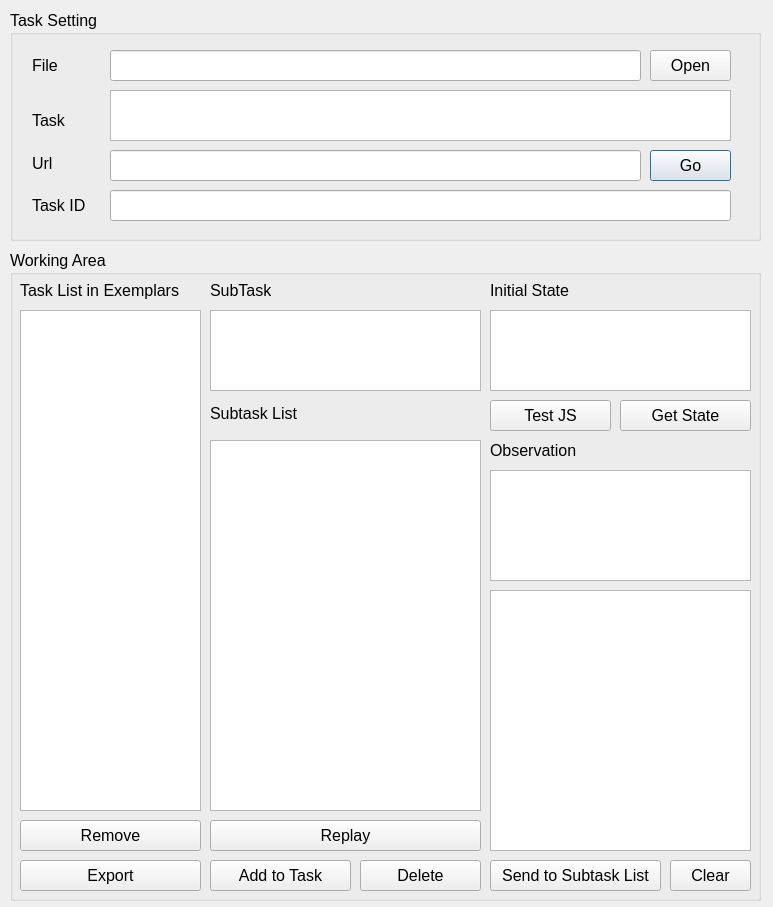
<?xml version="1.0" encoding="UTF-8"?>
<ui version="4.0">
 <class>Dialog</class>
 <widget class="QDialog" name="Dialog">
  <property name="geometry">
   <rect>
    <x>0</x>
    <y>0</y>
    <width>773</width>
    <height>907</height>
   </rect>
  </property>
  <property name="windowTitle">
   <string>Building Exemplars</string>
  </property>
  <widget class="QGroupBox" name="groupBox">
   <property name="geometry">
    <rect>
     <x>10</x>
     <y>10</y>
     <width>751</width>
     <height>231</height>
    </rect>
   </property>
   <property name="font">
    <font>
     <pointsize>12</pointsize>
    </font>
   </property>
   <property name="title">
    <string>Task Setting</string>
   </property>
   <widget class="QLabel" name="label">
    <property name="geometry">
     <rect>
      <x>22</x>
      <y>100</y>
      <width>61</width>
      <height>20</height>
     </rect>
    </property>
    <property name="text">
     <string>Task</string>
    </property>
   </widget>
   <widget class="QLabel" name="label_2">
    <property name="geometry">
     <rect>
      <x>22</x>
      <y>143</y>
      <width>61</width>
      <height>20</height>
     </rect>
    </property>
    <property name="text">
     <string>Url</string>
    </property>
   </widget>
   <widget class="QLineEdit" name="input_url">
    <property name="geometry">
     <rect>
      <x>100</x>
      <y>140</y>
      <width>531</width>
      <height>31</height>
     </rect>
    </property>
   </widget>
   <widget class="QLineEdit" name="input_task_id">
    <property name="geometry">
     <rect>
      <x>100</x>
      <y>180</y>
      <width>621</width>
      <height>31</height>
     </rect>
    </property>
   </widget>
   <widget class="QLabel" name="label_3">
    <property name="geometry">
     <rect>
      <x>22</x>
      <y>185</y>
      <width>61</width>
      <height>20</height>
     </rect>
    </property>
    <property name="text">
     <string>Task ID</string>
    </property>
   </widget>
   <widget class="QTextEdit" name="input_task">
    <property name="geometry">
     <rect>
      <x>100</x>
      <y>80</y>
      <width>621</width>
      <height>51</height>
     </rect>
    </property>
   </widget>
   <widget class="QPushButton" name="but_connect">
    <property name="geometry">
     <rect>
      <x>640</x>
      <y>140</y>
      <width>81</width>
      <height>31</height>
     </rect>
    </property>
    <property name="text">
     <string>Go</string>
    </property>
   </widget>
   <widget class="QLineEdit" name="input_file">
    <property name="geometry">
     <rect>
      <x>100</x>
      <y>40</y>
      <width>531</width>
      <height>31</height>
     </rect>
    </property>
    <property name="autoFillBackground">
     <bool>false</bool>
    </property>
    <property name="readOnly">
     <bool>true</bool>
    </property>
   </widget>
   <widget class="QPushButton" name="but_open">
    <property name="geometry">
     <rect>
      <x>640</x>
      <y>40</y>
      <width>81</width>
      <height>31</height>
     </rect>
    </property>
    <property name="text">
     <string>Open</string>
    </property>
   </widget>
   <widget class="QLabel" name="label_8">
    <property name="geometry">
     <rect>
      <x>22</x>
      <y>45</y>
      <width>61</width>
      <height>20</height>
     </rect>
    </property>
    <property name="text">
     <string>File</string>
    </property>
   </widget>
  </widget>
  <widget class="QGroupBox" name="WorkingArea">
   <property name="geometry">
    <rect>
     <x>10</x>
     <y>250</y>
     <width>751</width>
     <height>651</height>
    </rect>
   </property>
   <property name="font">
    <font>
     <pointsize>12</pointsize>
    </font>
   </property>
   <property name="title">
    <string>Working Area</string>
   </property>
   <widget class="QTextEdit" name="input_subtask">
    <property name="geometry">
     <rect>
      <x>200</x>
      <y>60</y>
      <width>271</width>
      <height>81</height>
     </rect>
    </property>
   </widget>
   <widget class="QLabel" name="label_4">
    <property name="geometry">
     <rect>
      <x>200</x>
      <y>30</y>
      <width>61</width>
      <height>20</height>
     </rect>
    </property>
    <property name="font">
     <font>
      <pointsize>12</pointsize>
     </font>
    </property>
    <property name="text">
     <string>SubTask</string>
    </property>
   </widget>
   <widget class="QLabel" name="label_5">
    <property name="geometry">
     <rect>
      <x>200</x>
      <y>153</y>
      <width>91</width>
      <height>20</height>
     </rect>
    </property>
    <property name="font">
     <font>
      <pointsize>12</pointsize>
     </font>
    </property>
    <property name="text">
     <string>Subtask List</string>
    </property>
   </widget>
   <widget class="QLabel" name="label_6">
    <property name="geometry">
     <rect>
      <x>10</x>
      <y>30</y>
      <width>171</width>
      <height>20</height>
     </rect>
    </property>
    <property name="font">
     <font>
      <pointsize>12</pointsize>
     </font>
    </property>
    <property name="text">
     <string>Task List in Exemplars</string>
    </property>
   </widget>
   <widget class="QListWidget" name="list_task">
    <property name="geometry">
     <rect>
      <x>10</x>
      <y>60</y>
      <width>181</width>
      <height>501</height>
     </rect>
    </property>
    <property name="selectionMode">
     <enum>QAbstractItemView::MultiSelection</enum>
    </property>
   </widget>
   <widget class="QListWidget" name="list_task_content">
    <property name="geometry">
     <rect>
      <x>200</x>
      <y>190</y>
      <width>271</width>
      <height>371</height>
     </rect>
    </property>
   </widget>
   <widget class="QListWidget" name="list_actions">
    <property name="geometry">
     <rect>
      <x>480</x>
      <y>340</y>
      <width>261</width>
      <height>261</height>
     </rect>
    </property>
   </widget>
   <widget class="QPushButton" name="but_getstate">
    <property name="geometry">
     <rect>
      <x>610</x>
      <y>150</y>
      <width>131</width>
      <height>31</height>
     </rect>
    </property>
    <property name="text">
     <string>Get State</string>
    </property>
   </widget>
   <widget class="QTextEdit" name="input_state">
    <property name="geometry">
     <rect>
      <x>480</x>
      <y>60</y>
      <width>261</width>
      <height>81</height>
     </rect>
    </property>
   </widget>
   <widget class="QLabel" name="label_7">
    <property name="geometry">
     <rect>
      <x>480</x>
      <y>30</y>
      <width>101</width>
      <height>20</height>
     </rect>
    </property>
    <property name="font">
     <font>
      <pointsize>12</pointsize>
     </font>
    </property>
    <property name="text">
     <string>Initial State</string>
    </property>
   </widget>
   <widget class="QPushButton" name="but_clear">
    <property name="geometry">
     <rect>
      <x>660</x>
      <y>610</y>
      <width>81</width>
      <height>31</height>
     </rect>
    </property>
    <property name="text">
     <string>Clear</string>
    </property>
   </widget>
   <widget class="QPushButton" name="but_append">
    <property name="geometry">
     <rect>
      <x>480</x>
      <y>610</y>
      <width>171</width>
      <height>31</height>
     </rect>
    </property>
    <property name="text">
     <string>Send to Subtask List</string>
    </property>
   </widget>
   <widget class="QPushButton" name="but_delete">
    <property name="geometry">
     <rect>
      <x>350</x>
      <y>610</y>
      <width>121</width>
      <height>31</height>
     </rect>
    </property>
    <property name="text">
     <string>Delete</string>
    </property>
   </widget>
   <widget class="QPushButton" name="but_finalize">
    <property name="geometry">
     <rect>
      <x>200</x>
      <y>610</y>
      <width>141</width>
      <height>31</height>
     </rect>
    </property>
    <property name="text">
     <string>Add to Task</string>
    </property>
   </widget>
   <widget class="QPushButton" name="but_remove">
    <property name="geometry">
     <rect>
      <x>10</x>
      <y>570</y>
      <width>181</width>
      <height>31</height>
     </rect>
    </property>
    <property name="text">
     <string>Remove</string>
    </property>
   </widget>
   <widget class="QPushButton" name="but_export">
    <property name="geometry">
     <rect>
      <x>10</x>
      <y>610</y>
      <width>181</width>
      <height>31</height>
     </rect>
    </property>
    <property name="text">
     <string>Export</string>
    </property>
   </widget>
   <widget class="QPushButton" name="but_testjs">
    <property name="geometry">
     <rect>
      <x>480</x>
      <y>150</y>
      <width>121</width>
      <height>31</height>
     </rect>
    </property>
    <property name="text">
     <string>Test JS</string>
    </property>
   </widget>
   <widget class="QLabel" name="label_9">
    <property name="geometry">
     <rect>
      <x>480</x>
      <y>190</y>
      <width>101</width>
      <height>20</height>
     </rect>
    </property>
    <property name="font">
     <font>
      <pointsize>12</pointsize>
     </font>
    </property>
    <property name="text">
     <string>Observation</string>
    </property>
   </widget>
   <widget class="QTextEdit" name="input_observation">
    <property name="geometry">
     <rect>
      <x>480</x>
      <y>220</y>
      <width>261</width>
      <height>111</height>
     </rect>
    </property>
   </widget>
   <widget class="QPushButton" name="but_replay">
    <property name="geometry">
     <rect>
      <x>200</x>
      <y>570</y>
      <width>271</width>
      <height>31</height>
     </rect>
    </property>
    <property name="text">
     <string>Replay</string>
    </property>
   </widget>
  </widget>
 </widget>
 <resources/>
 <connections/>
</ui>
